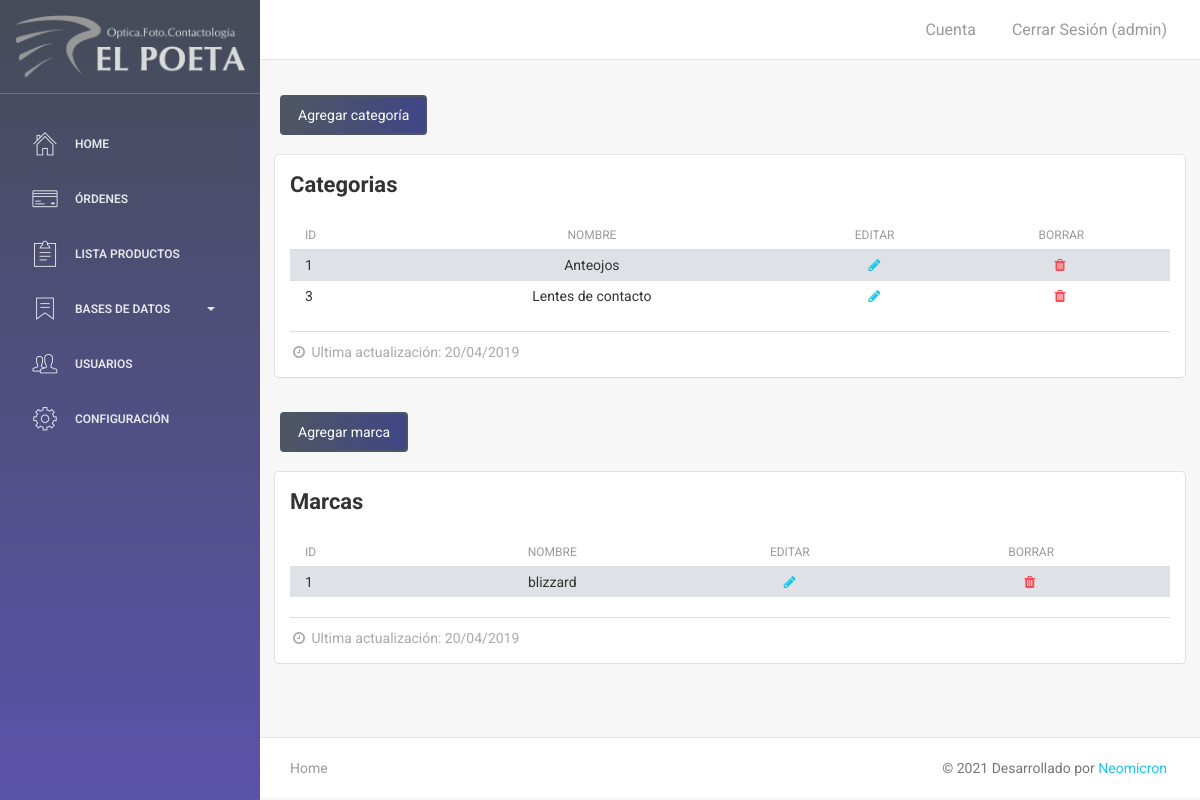
The app's page /categorias.php (signed in) with its own data.
### tables this page shows
CREATE TABLE `categorias` (
  `id_categoria` int(11) NOT NULL,
  `nombre` varchar(100) NOT NULL
);

CREATE TABLE `marcas` (
  `id_marca` int(11) NOT NULL,
  `nombre` varchar(100) DEFAULT NULL
);

### categorias.php (called while the page is built, shortened)
<?php
require 'config/conexion.php';
$result = $con->PREPARE("SELECT * FROM categorias");
$result->execute();
$categorias = $result->fetchAll();
require 'consultas/marcas.php';
require 'views/categorias.view.php';
 ?>

### consultas/marcas.php (called while the page is built)
<?php
	$query = $con->prepare ('SELECT * FROM marcas');
	$query->execute();
	$lista_marcas = $query->fetchAll();
 ?>

### views/categorias.view.php (the view, shortened to what this page needs)
<?php require 'views/header.php' ?>
<div class="wrapper">
    <?php include 'views/sidebar.php' ?>
    <?php include 'views/navbar.php' ?>
        <div class="content">
            <div class="container-fluid">
                <div class="row mb-4 d-flex">
                    <a class="btn btn-primary m-2" data-toggle="modal" data-target="#modal_add_categoria_ajax">Agregar categoría</a>
                </div>
                <div class="row">
                    <div class="col-12">
                        <div class="card">
                            <div class="header">
                                <h4 class="title"><strong>Categorias</strong></h4>
                            </div>
                            <div class="content">
                                <table style="width:100%; border-radius: 6px" class="display table table-striped table-sm" id="tabla_categorias">
                                <thead class="tabla-thead white-text">
                                    <th>ID</th>
                                    <th class="text-center">Nombre</th>
                                    <th class="text-center">Editar</th>
                                    <th class="text-center">Borrar</th>
                                </thead>
                                <tbody>
                                    <?php foreach ($categorias as $categoria): ?>
                                        <tr>
                                            <td><?php echo $categoria['id_categoria'] ?></td>
                                            <td class="text-center"abbr=""><?php echo $categoria['nombre'] ?></td>
                                            <td class="text-center"><a href="editar_categoria.php?id=<?php echo $categoria['id_categoria'] ?>"><i class="fa fa-pencil"></i></a></td>
                                            <td class="text-center"><a data-toggle="modal" data-target="#modalConfirmDelete<?php echo $categoria['id_categoria']; ?>"><i class="fa fa-trash text-danger"></i></a></td>
                                        </tr>
                                    <?php endforeach ?>
                                </tbody>
                            </table>
                                <div class="footer">
                                    <hr>
                                    <div class="stats">
                                        <i class="fa fa-clock-o"></i> Ultima actualización: 20/04/2019
                                    </div>
                                </div>
                            </div>
                        </div>
                    </div>
                </div>
                <div class="row mb-4 d-flex">
                    <a class="btn btn-primary m-2" data-toggle="modal" data-target="#modal_add_marca_ajax">Agregar marca</a>
                </div>
                <div class="row">
                    <div class="col-12">
                        <div class="card">
                            <div class="header">
                                <h4 class="title"><strong>Marcas</strong></h4>
                            </div>
                            <div class="content">
                                <table style="width:100%; border-radius: 6px" class="display table table-striped table-sm" id="tabla_categorias">
                                <thead class="tabla-thead white-text">
                                    <th>ID</th>
                                    <th class="text-center">Nombre</th>
                                    <th class="text-center">Editar</th>
                                    <th class="text-center">Borrar</th>
                                </thead>
                                <tbody>
                                    <?php foreach ($lista_marcas as $marca): ?>
                                        <tr>
                                            <td><?php echo $marca['id_marca'] ?></td>
                                            <td class="text-center"abbr=""><?php echo $marca['nombre'] ?></td>
                                            <td class="text-center"><a href="editar_categoria.php?id=<?php echo $marca['id_categoria'] ?>"><i class="fa fa-pencil"></i></a></td>
                                            <td class="text-center"><a data-toggle="modal" data-target="#modalConfirmDeleteMarca<?php echo $marca['id_marca']; ?>"><i class="fa fa-trash text-danger"></i></a></td>
                                        </tr>
                                    <?php endforeach ?>
                                </tbody>
                            </table>
                                <div class="footer">
                                    <hr>
                                    <div class="stats">
                                        <i class="fa fa-clock-o"></i> Ultima actualización: 20/04/2019
                                    </div>
                                </div>
                            </div>
                        </div>
                    </div>
                </div>
            </div>
        </div>
<?php include 'views/footer.php' ?>

### assets/css/style.css (style rules this page uses)
.table-striped>tbody>tr:nth-of-type(odd) { background-color:#dee2e6 }
.table > tbody > tr > td { padding: 5px; }

### records on screen
categorias: id_categoria "1", nombre "Anteojos"
categorias: id_categoria "3", nombre "Lentes de contacto"
marcas: id_marca "1", nombre "blizzard"

### other values on screen
$usuario_login "admin"
